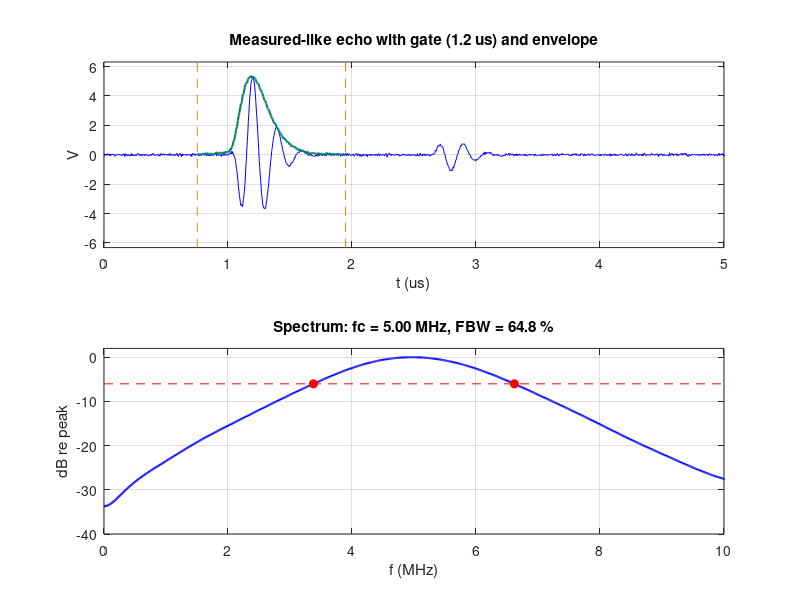

Reproduce this figure in MATLAB.
%% m21_pulse_echo_analysis.m
% Pulse-echo test analysis on a synthetic "measured" echo from a flat steel reflector.
% What it shows
%   centre frequency (arithmetic and geometric), -6 dB bandwidth, -6 / -20 dB pulse length,
%   loop sensitivity and its correction for the reflector and water path, and how the gate
%   length changes the answer when a lens reverberation is present.
% What to change: fc, bw (two-way -6 dB FBW), reverberation level/delay, SNR, gate length.
% Expected output (defaults): fc ~ 5.0 MHz, FBW ~ 65 %, loop sensitivity ~ -20.9 dB for a true
%   two-way insertion loss of -20 dB (steel -0.57 dB, water -0.33 dB); FBW jumps once the gate
%   includes the reverberation (-14 dB at 1.6 us) and the spectrum ripples with period 1/1.6 us.
% Units: us, MHz, V.  Base MATLAB / Octave.

clear; close all; rng(1);
fs = 250;  N = 2000;  t = (0:N-1)/fs;   % 250 MS/s scope, 8 us record
fc = 5;  bw = 0.65;                     % transducer: centre frequency (MHz), two-way -6 dB FBW
rv_dB = -14;  dl = 1.6;                 % lens reverberation level (dB) and delay (us)
snr_dB = 40;  IL = -20;                 % echo peak / rms noise; true two-way insertion loss (dB)
Vtx = 100;  z = 30;                     % excitation (Vpp), reflector distance (mm)
Rst = (45.4 - 1.48)/(45.4 + 1.48);      % steel / water amplitude reflection
aw  = 2.2e-4;                           % water attenuation, dB/(mm MHz^2)
TE  = 1.0;                              % echo arrival within the record (us)

% causal gamma-tone echo, n = 3: -6 dB FBW = 0.2049/(fc*tau)
n = 3; tau = 0.2049/(bw*fc);
g = @(tt) (tt > 0) .* (max(tt,0)/tau).^n .* exp(-max(tt,0)/tau) .* cos(2*pi*fc*tt);
e0 = g(t - TE);
Vpp = Vtx * 10^(IL/20) * Rst * 10^(-2*z*aw*fc^2/20);
x = (e0 - 10^(rv_dB/20) * g(t - TE - dl)) * Vpp / (max(e0) - min(e0));
x = x + (Vpp/2) * 10^(-snr_dB/20) * randn(size(x));

% analysis function (anonymous helpers only)
nfft = 16384;
tukey = @(L, nt) [0.5-0.5*cos(pi*(0:nt-1)/nt), ones(1, L-2*nt), 0.5-0.5*cos(pi*(nt-1:-1:0)/nt)];

gates = [1.2 0.6 0.8 1.0 1.6 2.0 2.5 3.0];
fprintf('gate (us)   fpk    fl     fu     fc(ar)  fc(geo)  FBW(%%)  d-6(us)  d-20(us)\n');
for ig = 1:numel(gates)
    gl = gates(ig);
    i0 = round((TE - 0.25)*fs) + 1; L = round(gl*fs); nt = max(2, round(min(0.08*L, 0.1*fs)));
    seg = x(i0:i0+L-1) .* tukey(L, nt);
    X = fft(seg, nfft); mag = abs(X(1:nfft/2+1)); df = fs/nfft; f = (0:nfft/2)*df;
    [mx, ip] = max(mag(2:end)); ip = ip + 1; thr = mx/2;
    kl = ip; while kl > 2 && mag(kl) >= thr, kl = kl - 1; end
    ku = ip; while ku < numel(mag) && mag(ku) >= thr, ku = ku + 1; end
    fl = f(kl) + (thr - mag(kl))/(mag(kl+1) - mag(kl))*df;
    fu = f(ku-1) + (mag(ku-1) - thr)/(mag(ku-1) - mag(ku))*df;
    fcA = (fl + fu)/2; fcG = sqrt(fl*fu); fbw = (fu - fl)/fcA;
    % envelope by the FFT analytic signal
    Xa = X; Xa(2:nfft/2) = 2*Xa(2:nfft/2); Xa(nfft/2+2:end) = 0; xa = ifft(Xa); env = abs(xa(1:L));
    [em, ie] = max(env);
    lev = @(dbv) em*10^(dbv/20);
    ia = ie; while ia > 1 && env(ia) >= lev(-6), ia = ia - 1; end
    ib = ie; while ib < L && env(ib) >= lev(-6), ib = ib + 1; end
    d6 = (ib - ia)/fs;
    ia = ie; while ia > 1 && env(ia) >= lev(-20), ia = ia - 1; end
    ib = ie; while ib < L && env(ib) >= lev(-20), ib = ib + 1; end
    d20 = (ib - ia)/fs;
    fprintf('%6.2f    %5.2f  %5.2f  %5.2f   %5.2f   %5.2f    %5.1f    %5.3f    %5.3f\n', gl, f(ip), fl, fu, fcA, fcG, 100*fbw, d6, d20);
    if ig == 1
        LS = 20*log10((max(seg) - min(seg))/Vtx);
        ILc = LS - 20*log10(Rst) + 2*z*aw*fcA^2;
        d6P = d6; segP = seg; envP = env; tP = t(i0:i0+L-1); fP = f; magP = mag; fl1 = fl; fu1 = fu; fc1 = fcA; fbw1 = fbw;
    end
end
fprintf('\nGaussian time-bandwidth check: 0.883/(FBW*fc) = %.3f us; the causal gamma-tone echo measures %.3f us\n', 0.8825/(fbw1*fc1), d6P);
fprintf('Loop sensitivity (gate 1.2 us) = %.2f dB re %d Vpp\n', LS, Vtx);
fprintf('Corrected for steel (%.2f dB) and water (%.2f dB): %.2f dB (true %.1f dB)\n', 20*log10(Rst), -2*z*aw*fc1^2, ILc, IL);
fprintf('Arithmetic - geometric centre = %.3f MHz; fc*FBW^2/8 = %.3f MHz\n', fc1 - sqrt(fl1*fu1), fc1*fbw1^2/8);

figure(1); clf;
subplot(2,1,1); plot(t, x, 'b'); hold on; plot(tP, envP, 'Color', [0 0.5 0.4], 'LineWidth', 1.5);
yl = [-0.7 0.7]*Vpp; plot([tP(1) tP(1)], yl, '--', 'Color', [0.8 0.55 0]); plot([tP(end) tP(end)], yl, '--', 'Color', [0.8 0.55 0]); ylim(yl);
xlabel('t (us)'); ylabel('V'); title('Measured-like echo with gate (1.2 us) and envelope'); xlim([0 5]); grid on;
subplot(2,1,2); plot(fP, 20*log10(magP/max(magP)), 'b', 'LineWidth', 1.5); hold on;
plot([0 2*fc], [-6.02 -6.02], 'r--'); plot([fl1 fu1], [-6.02 -6.02], 'ro', 'MarkerFaceColor', 'r');
xlim([0 2*fc]); ylim([-40 2]); xlabel('f (MHz)'); ylabel('dB re peak'); grid on;
title(sprintf('Spectrum: fc = %.2f MHz, FBW = %.1f %%', fc1, 100*fbw1));
